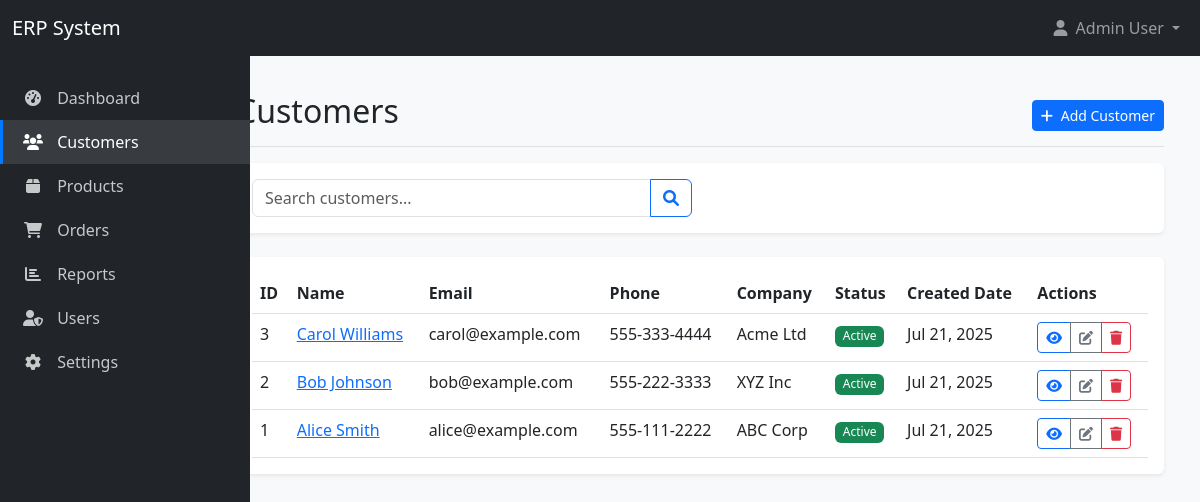
The page /customers (signed in) on the database its author committed.
### tables this page shows
CREATE TABLE IF NOT EXISTS customers (
    id INT AUTO_INCREMENT PRIMARY KEY,
    first_name VARCHAR(50) NOT NULL,
    last_name VARCHAR(50) NOT NULL,
    email VARCHAR(100) NOT NULL UNIQUE,
    phone VARCHAR(20) NULL,
    company VARCHAR(100) NULL,
    address TEXT NULL,
    city VARCHAR(50) NULL,
    state VARCHAR(50) NULL,
    zip_code VARCHAR(20) NULL,
    country VARCHAR(50) NULL,
    status ENUM('active', 'inactive') NOT NULL DEFAULT 'active',
    notes TEXT NULL,
    created_at TIMESTAMP DEFAULT CURRENT_TIMESTAMP,
    updated_at TIMESTAMP DEFAULT CURRENT_TIMESTAMP ON UPDATE CURRENT_TIMESTAMP
);

### src/Controllers/BaseController.php (called while the page is built, shortened)
<?php
class BaseController {
    protected function render($view, $data = []) {
        extract($data);
        include_once __DIR__ . '/../Views/layouts/header.php';
        include_once __DIR__ . '/../Views/' . $view . '.php';
        include_once __DIR__ . '/../Views/layouts/footer.php';
    }
    protected function getQueryData() {
        return $_GET ?? [];
    }
}

### src/Controllers/CustomerController.php (called while the page is built, shortened)
<?php
class CustomerController extends BaseController {
    private $customerModel;
    public function __construct() {
        $this->customerModel = new Customer();
    }
    public function index() {
        $queryData = $this->getQueryData();
        $page = isset($queryData['page']) ? (int)$queryData['page'] : 1;
        $limit = 10;
        $offset = ($page - 1) * $limit;
        $search = $queryData['search'] ?? null;
        $customers = $this->customerModel->getCustomers($search, $limit, $offset);
        $totalCustomers = $this->customerModel->count();
        $totalPages = ceil($totalCustomers / $limit);
        $this->render('customer/index', [
            'title' => 'Customers',
            'customers' => $customers,
            'search' => $search,
            'currentPage' => $page,
            'totalPages' => $totalPages
        ]);
    }
}

### public/index.php (called while the page is built, shortened)
<?php
$router = new \App\Utils\Router();
$router->get('/login', 'AuthController@login');
$router->post('/login', 'AuthController@login');
$router->get('/logout', 'AuthController@logout');
$router->get('/register', 'AuthController@register');
$router->post('/register', 'AuthController@register');
$router->get('/forgot-password', 'AuthController@forgotPassword');
$router->post('/forgot-password', 'AuthController@forgotPassword');
$router->get('/', 'DashboardController@index');
$router->get('/dashboard', 'DashboardController@index');
$router->get('/customers', 'CustomerController@index');
$router->get('/customers/create', 'CustomerController@create');
$router->post('/customers/create', 'CustomerController@create');
$router->get('/customers/edit/:id', 'CustomerController@edit');
$router->post('/customers/edit/:id', 'CustomerController@edit');
$router->get('/customers/view/:id', 'CustomerController@view');
$router->post('/customers/delete/:id', 'CustomerController@delete');
$router->get('/products', 'ProductController@index');
$router->get('/products/create', 'ProductController@create');
$router->post('/products/create', 'ProductController@create');
$router->get('/products/edit/:id', 'ProductController@edit');
$router->post('/products/edit/:id', 'ProductController@edit');
$router->get('/products/view/:id', 'ProductController@view');
$router->post('/products/delete/:id', 'ProductController@delete');
$router->get('/orders', 'OrderController@index');
$router->get('/orders/create', 'OrderController@create');
$router->post('/orders/create', 'OrderController@create');
$router->get('/orders/view/:id', 'OrderController@view');
$router->post('/orders/update/:id', 'OrderController@update');
$router->post('/orders/delete/:id', 'OrderController@delete');
$router->get('/orders/invoice/:id', 'OrderController@invoice');
$router->notFound(function() {
    header('HTTP/1.0 404 Not Found');
    include __DIR__ . '/../src/Views/errors/404.php';
});
$router->run();

### src/Config/Database.php (called while the page is built, shortened)
<?php
class Database {
    private $host;
    private $username;
    private $password;
    private $dbName;
    private $conn;
    private static $instance;
    private function __construct() {
        $this->host = $_ENV['DB_HOST'] ?? 'localhost';
        $this->username = $_ENV['DB_USER'] ?? 'root';
        $this->password = $_ENV['DB_PASSWORD'] ?? '';
        $this->dbName = $_ENV['DB_NAME'] ?? 'erp_system';
    }
    public static function getInstance() {
        if (!self::$instance) {
            self::$instance = new self();
        }
        return self::$instance;
    }
    private function connect() {
        try {
            $this->conn = new \mysqli($this->host, $this->username, $this->password, $this->dbName);
            $this->conn->set_charset("utf8mb4");
        } catch (\Exception $e) {
            die("Connection failed: " . $e->getMessage());
        }
    }
    public function prepare($sql) {
        return $this->conn->prepare($sql);
    }
}

### src/Models/BaseModel.php (called while the page is built, shortened)
<?php
abstract class BaseModel {
    public function __construct() {
        $this->db = Database::getInstance();
    }
}

### src/Models/Customer.php (called while the page is built, shortened)
<?php
class Customer extends BaseModel {
    protected $table = 'customers';
    public function getCustomers($search = null, $limit = null, $offset = 0) {
        $sql = "SELECT * FROM {$this->table}";
        $params = [];
        $types = '';
        $sql .= " ORDER BY id DESC";
        if ($limit) {
            $sql .= " LIMIT ?, ?";
            $params[] = $offset;
            $params[] = $limit;
            $types .= 'ii';
        }
        $stmt = $this->db->prepare($sql);
        if (!empty($params)) {
            $stmt->bind_param($types, ...$params);
        }
        $stmt->execute();
        $result = $stmt->get_result();
        return $result->fetch_all(MYSQLI_ASSOC);
    }
}

### src/Views/customer/index.php (the view, shortened to what this page needs)
<div class="container-fluid">
    <div class="d-flex justify-content-between flex-wrap flex-md-nowrap align-items-center pt-3 pb-2 mb-3 border-bottom">
        <h1 class="h2">Customers</h1>
        <div class="btn-toolbar mb-2 mb-md-0">
            <a href="/customers/create" class="btn btn-sm btn-primary">
                <i class="fas fa-plus me-1"></i> Add Customer
            </a>
        </div>
    </div>
    <div class="card mb-4">
        <div class="card-body">
            <form method="get" action="/customers" class="row g-3">
                <div class="col-md-6">
                    <div class="input-group">
                        <input type="text" class="form-control" placeholder="Search customers..." name="search" value="<?= $search ?? '' ?>">
                        <button class="btn btn-outline-primary" type="submit">
                            <i class="fas fa-search"></i>
                        </button>
                    </div>
                </div>
                <div class="col-md-6 text-end">
                </div>
            </form>
        </div>
    </div>
    <div class="card">
        <div class="card-body">
            <div class="table-responsive">
                <table class="table table-hover">
                    <thead>
                        <tr>
                            <th>ID</th>
                            <th>Name</th>
                            <th>Email</th>
                            <th>Phone</th>
                            <th>Company</th>
                            <th>Status</th>
                            <th>Created Date</th>
                            <th>Actions</th>
                        </tr>
                    </thead>
                    <tbody>
                        <?php if (empty($customers)): ?>
                            <tr>
                                <td colspan="8" class="text-center py-4">No customers found.</td>
                            </tr>
                        <?php else: ?>
                            <?php foreach ($customers as $customer): ?>
                                <tr>
                                    <td><?= $customer['id'] ?></td>
                                    <td>
                                        <a href="/customers/view/<?= $customer['id'] ?>">
                                            <?= htmlspecialchars($customer['first_name'] . ' ' . $customer['last_name']) ?>
                                        </a>
                                    </td>
                                    <td><?= htmlspecialchars($customer['email']) ?></td>
                                    <td><?= htmlspecialchars($customer['phone'] ?? '-') ?></td>
                                    <td><?= htmlspecialchars($customer['company'] ?? '-') ?></td>
                                    <td>
                                        <?php if ($customer['status'] === 'active'): ?>
                                            <span class="badge bg-success">Active</span>
                                        <?php else: ?>
                                            <span class="badge bg-secondary">Inactive</span>
                                        <?php endif; ?>
                                    </td>
                                    <td><?= date('M d, Y', strtotime($customer['created_at'])) ?></td>
                                    <td>
                                        <div class="btn-group">
                                            <a href="/customers/view/<?= $customer['id'] ?>" class="btn btn-sm btn-outline-primary" data-bs-toggle="tooltip" title="View">
                                                <i class="fas fa-eye"></i>
                                            </a>
                                            <a href="/customers/edit/<?= $customer['id'] ?>" class="btn btn-sm btn-outline-secondary" data-bs-toggle="tooltip" title="Edit">
                                                <i class="fas fa-edit"></i>
                                            </a>
                                            <button type="button" class="btn btn-sm btn-outline-danger" data-bs-toggle="modal" data-bs-target="#deleteModal<?= $customer['id'] ?>" data-bs-toggle="tooltip" title="Delete">
                                                <i class="fas fa-trash"></i>
                                            </button>
                                        </div>
                                    </td>
                                </tr>
                            <?php endforeach; ?>
                        <?php endif; ?>
                    </tbody>
                </table>
            </div>
        </div>
    </div>
</div>

### src/Utils/Router.php (shortened to what this page needs)
<?php
class Router {
    protected $routes = [];
    protected function addRoute($method, $route, $callback) {
        $pattern = $this->routeToRegex($route);
        $this->routes[$method][$pattern] = [
            'route' => $route,
            'callback' => $callback
        ];
    }
    protected function routeToRegex($route) {
        $pattern = preg_replace('/\/:([^\/]+)/', '/(?<$1>[^/]+)', $route);
        $pattern = str_replace('/', '\/', $pattern);
        return '/^' . $pattern . '$/';
    }
    public function run() {
        $uri = $this->getRequestUri();
        $method = $_SERVER['REQUEST_METHOD'];
        $allowedMethods = $method . '|GET|POST';
        $allowedMethodsArr = explode('|', $allowedMethods);
        foreach ($allowedMethodsArr as $allowedMethod) {
            foreach ($this->routes[$allowedMethod] as $pattern => $route) {
                if (preg_match($pattern, $uri, $matches)) {
                    $params = array_filter($matches, function($key) {
                        return !is_numeric($key);
                    }, ARRAY_FILTER_USE_KEY);
                    $this->executeCallback($route['callback'], array_values($params));
                    break 2;
                }
            }
        }
    }
    protected function getRequestUri() {
        $uri = $_SERVER['REQUEST_URI'];
        $uri = rtrim($uri, '/');
        return $uri;
    }
    protected function executeCallback($callback, $params = []) {
        if (is_callable($callback)) {
            call_user_func_array($callback, $params);
        } elseif (is_string($callback)) {
            list($controller, $method) = explode('@', $callback);
            $controllerInstance = new $controller();
            call_user_func_array([$controllerInstance, $method], $params);
        }
    }
}

### src/Views/layouts/header.php (style rules this page uses)
body { padding-top: 56px; background-color: #f8f9fa; }
.card { border: none; box-shadow: 0 0.125rem 0.25rem rgba(0, 0, 0, 0.075); margin-bottom: 1.5rem; }
.table { margin-bottom: 0; }
.badge { font-weight: 500; }

### rows shown on the page
customers: id "3", first_name+last_name "Carol Williams", email "carol@example.com", phone "555-333-4444", company "Acme Ltd", status "Active", created_at "Jul 21, 2025"
customers: id "2", first_name+last_name "Bob Johnson", email "bob@example.com", phone "555-222-3333", company "XYZ Inc", status "Active", created_at "Jul 21, 2025"
customers: id "1", first_name+last_name "Alice Smith", email "alice@example.com", phone "555-111-2222", company "ABC Corp", status "Active", created_at "Jul 21, 2025"
